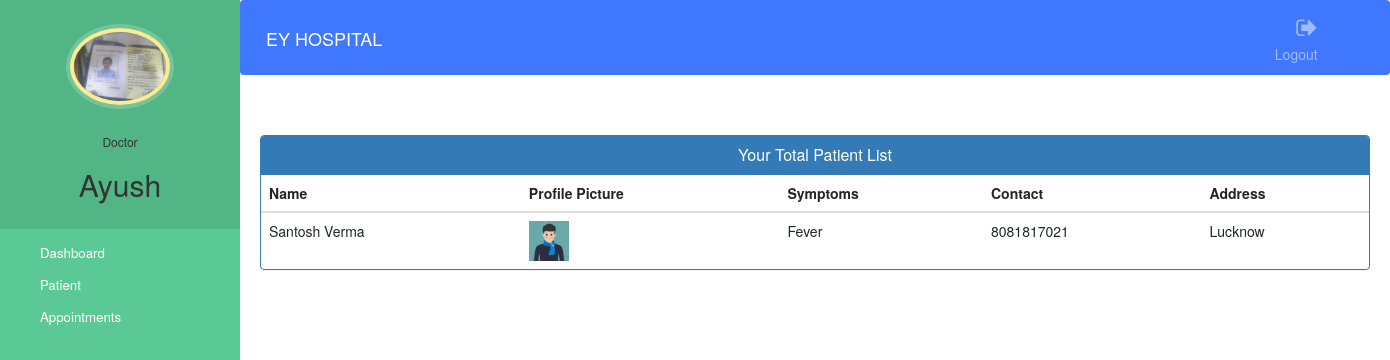
Screenshot of /doctor-view-patient (signed in) with the database file from the repository.
### hospital/models.py (models this page shows, shortened)
class Doctor(models.Model):
    user=models.OneToOneField(User,on_delete=models.CASCADE)
    profile_pic= models.ImageField(upload_to='profile_pic/DoctorProfilePic/',null=True,blank=True)
    address = models.CharField(max_length=40)
    mobile = models.CharField(max_length=20,null=True)
    department= models.CharField(max_length=50,choices=departments,default='Cardiologist')
    status=models.BooleanField(default=False)

class Patient(models.Model):
    user=models.OneToOneField(User,on_delete=models.CASCADE)
    profile_pic= models.ImageField(upload_to='profile_pic/PatientProfilePic/',null=True,blank=True)
    address = models.CharField(max_length=40)
    mobile = models.CharField(max_length=20,null=False)
    symptoms = models.CharField(max_length=100,null=False)
    assignedDoctorId = models.PositiveIntegerField(null=True)
    admitDate=models.DateField(auto_now=True)
    status=models.BooleanField(default=False)
    @property
    def get_name(self):
        return self.user.first_name+" "+self.user.last_name

### hospital/views.py (the view)
# urls.py: path('doctor-view-patient', views.doctor_view_patient_view,name='doctor-view-patient'),
@login_required(login_url='doctorlogin')
@user_passes_test(is_doctor)
def doctor_view_patient_view(request):
    patients=models.Patient.objects.all().filter(status=True,assignedDoctorId=request.user.id)
    doctor=models.Doctor.objects.get(user_id=request.user.id) #for profile picture of doctor in sidebar
    return render(request,'hospital/doctor_view_patient.html',{'patients':patients,'doctor':doctor})

### hospital/views.py (called while the page is built)
def is_doctor(user):
    return user.groups.filter(name='DOCTOR').exists()

### templates/hospital/doctor_view_patient.html (shortened to what this page needs)
{% extends 'hospital/doctor_base.html' %}
{% block content %}
{%load static%}
<head>
  <link href="//netdna.bootstrapcdn.com/bootstrap/3.0.0/css/bootstrap.min.css" rel="stylesheet" id="bootstrap-css">
</head>
<div class="container">
  <div class="panel panel-primary">
    <div class="panel-heading">
      <h6 class="panel-title">Your Total Patient List</h6>
    </div>
    <table class="table table-hover" id="dev-table">
      <thead>
        <tr>
          <th>Name</th>
          <th>Profile Picture</th>
          <th>Symptoms</th>
          <th>Contact</th>
          <th>Address</th>
        </tr>
      </thead>
      {% for p in patients %}
      <tr>
        <td> {{p.get_name}}</td>
        <td> <img src="{% static p.profile_pic.url %}" alt="Profile Pic" height="40px" width="40px" /></td>
        <td>{{p.symptoms}}</td>
        <td>{{p.mobile}}</td>
        <td>{{p.address}}</td>
      </tr>
      {% endfor %}
    </table>
  </div>
</div>
{% endblock content %}

### templates/hospital/doctor_base.html (shortened to what this page needs)
<!DOCTYPE html>
{% load static %}
<html lang="en">
<head>
  <link rel="stylesheet" href="https://stackpath.bootstrapcdn.com/bootstrap/4.3.1/css/bootstrap.min.css">
  <link rel="stylesheet" href="https://maxcdn.bootstrapcdn.com/font-awesome/4.7.0/css/font-awesome.min.css">
</head>
<body>
  <nav class="menu" tabindex="0">
    <header class="avatar">
      <img src="{% static doctor.profile_pic.url %}" alt="Profile Pic" />
      <br><br>
      <h6>Doctor</h6>
      <h2>{{request.user.first_name}}</h2>
    </header>
    <ul>
      <li tabindex="0" class="icon-dashboard"> <a style="color:white; text-decoration:none;" href="/doctor-dashboard"><span>Dashboard</span></a> </li>
      <li tabindex="0" class="icon-users"> <a style="color:white; text-decoration:none;" href="/doctor-patient"><span>Patient</span></a></li>
      <li tabindex="0" class="icon-calendar"> <a style="color:white; text-decoration:none;" href="/doctor-appointment"><span>Appointments</span></a></li>
    </ul>
  </nav>
  <main>
    <div class="bs-example">
      <nav class="navbar navbar-expand-md  navbar-dark fixed-top" style="background:#4077ff;">
        <a href="/doctor-dashboard" class="navbar-brand">EY HOSPITAL</a>
        <div class="collapse navbar-collapse justify-content-between" id="navbarCollapse">
          <div class="navbar-nav" style=" margin-left: 90%;">
            <a href="/logout" class="nav-item nav-link"><i class="fa fa-sign-out"></i>Logout</a>
          </div>
        </div>
      </nav>
    </div>
    <br><br>
    {% block content %}
    {% endblock content %}
</body>
</html>

### templates/hospital/doctor_base.html (style rules this page uses)
a:link { text-decoration: none; }
a { color: white; }
.fa { font-size: 23px; width: 60px; text-align: center; text-decoration: none; margin: 5px 2px; border-radius: 50%; }
body { padding-left: 240px; }
main { position: relative; height: 100vh; }
.menu { background: #5bc995; height: 100vh; width: 240px; position: fixed; top: 0px; left: 0; z-index: 5; outline: none; }
.menu .avatar { background: rgba(0, 0, 0, 0.1); padding: 2em 0.5em; text-align: center; }
.menu .avatar img { width: 100px; border-radius: 50%; overflow: hidden; border: 4px solid #ffea92; box-shadow: 0 0 0 4px rgba(255, 255, 255, 0.2); }
.menu .avatar h2 { font-weight: normal; margin-bottom: 0; }
.menu ul { list-style: none; padding: 0.5em 0; margin: 0; }
.menu ul li { padding: 0.5em 1em 0.5em 3em; font-size: 0.95em; font-weight: regular; background-repeat: no-repeat; background-position: left 15px center; background-size: auto 20px; transition: all 0.15s linear; cursor: pointer; }
.menu ul li.icon-dashboard { background-image: url("http://www.entypo.com/images//gauge.svg"); }
.menu ul li.icon-users { background-image: url("http://www.entypo.com/images//users.svg"); }
.menu ul li.icon-calendar { background-image: url("http://www.entypo.com/images//calendar.svg"); }

### templates/hospital/doctor_view_patient.html (style rules this page uses)
a:link { text-decoration: none; }
h6 { text-align: center; }

### rows the page displays
Doctor: profile_pic (picture)
Patient: get_name "Santosh Verma", profile_pic (picture), symptoms "Fever", mobile "8081817021", address "Lucknow"

### other values shown
{{ request.user.first_name }} "Ayush"
